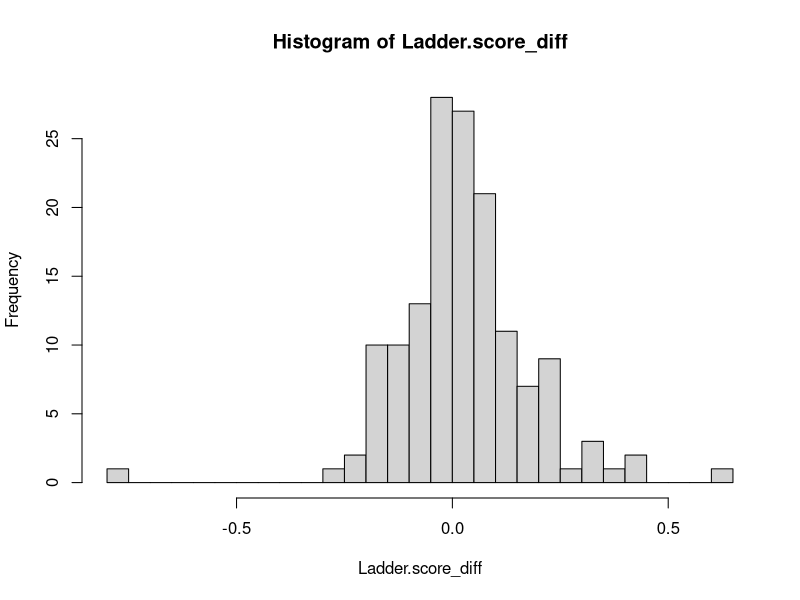
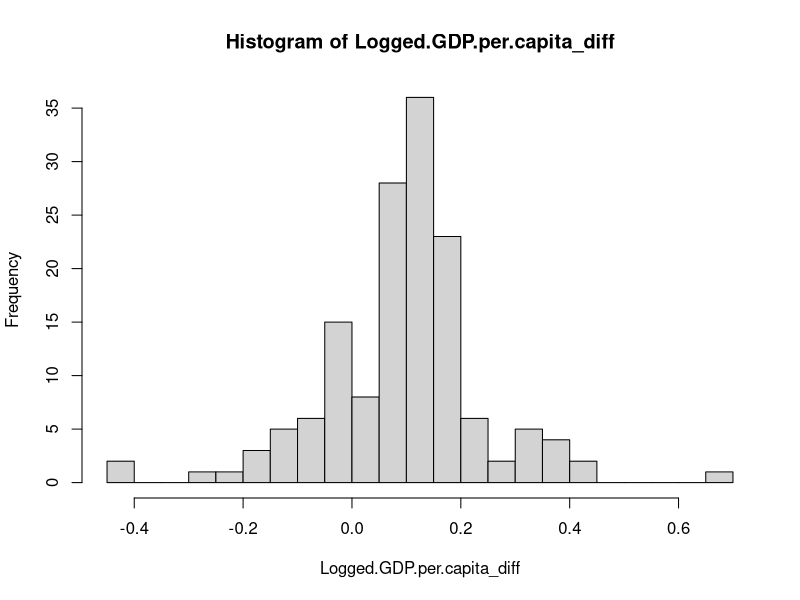
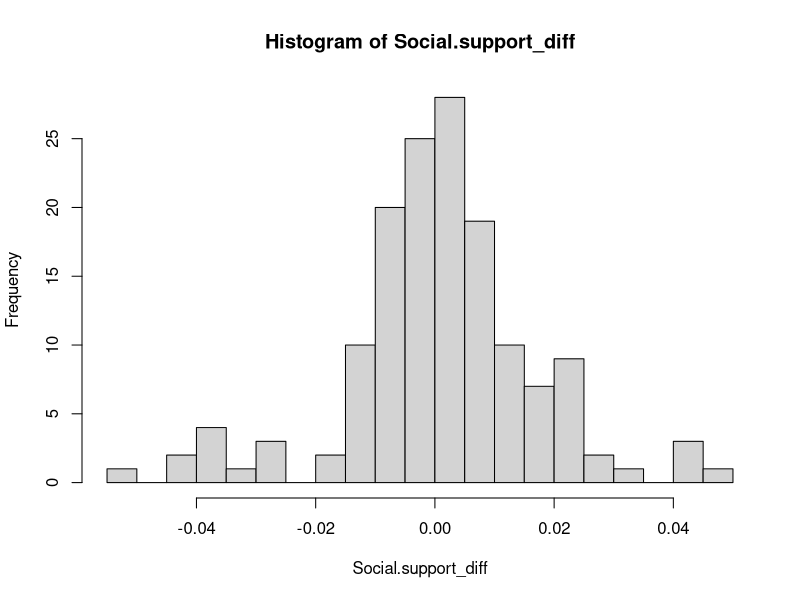
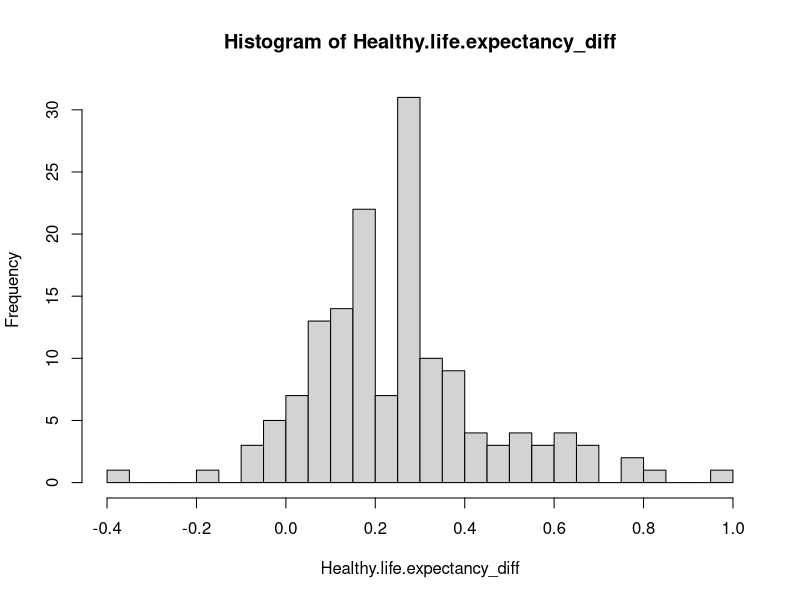
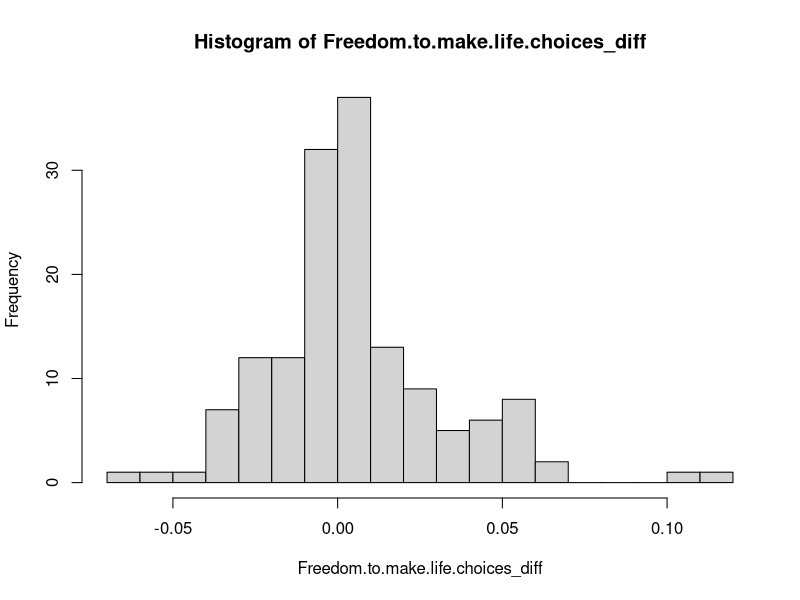
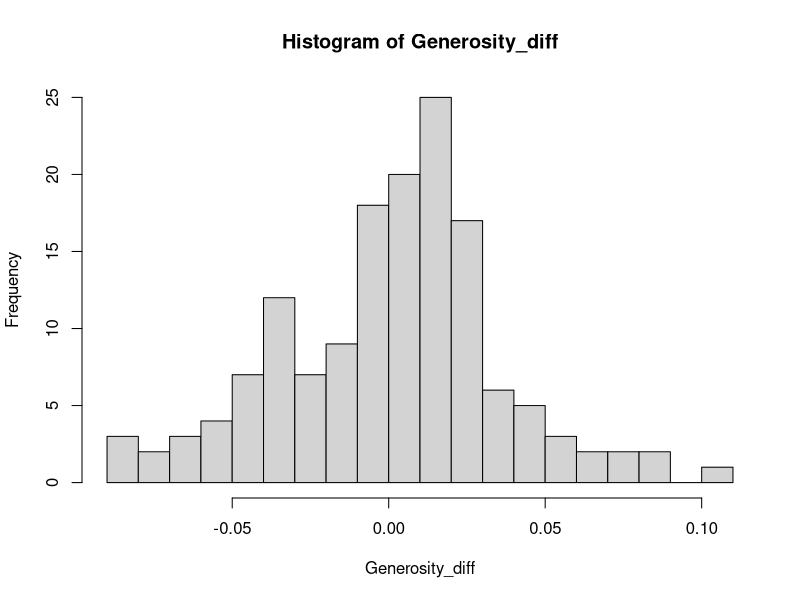
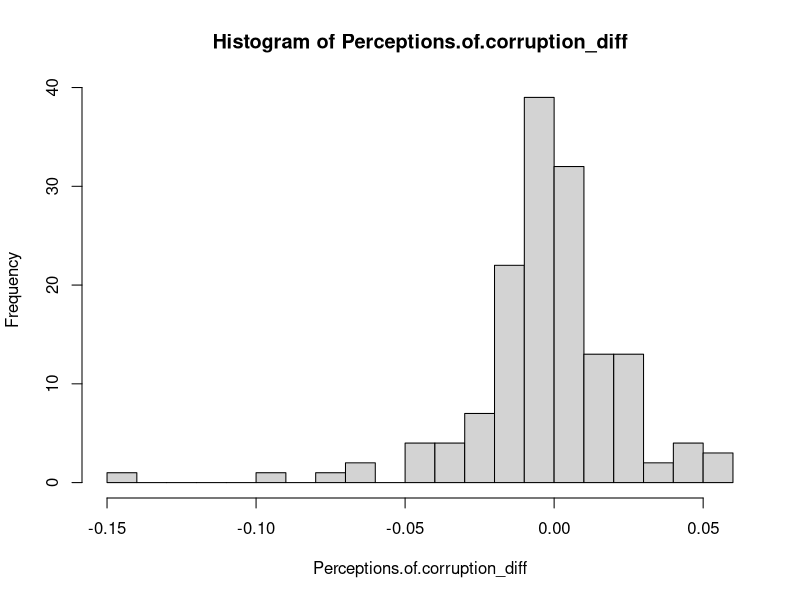

The R script that drew these images, in order:
setwd('/Users/rpindale/Documents/DS5100/ds5100_prog_for_ds_jv/')


data <- read.csv('happy_and_COVID.csv')
head(data)
attach(data)


diff_fit<-lm(Ladder.score_diff ~ Logged.GDP.per.capita_diff + 
     Social.support_diff + Healthy.life.expectancy_diff + 
     Freedom.to.make.life.choices_diff + Generosity_diff + Perceptions.of.corruption_diff +
       COVID.19.deaths.per.100.000.population.in.2020)


summary(diff_fit)



lin_reg_covid_20<-lm(X20_Ladder.score ~ X20_Logged.GDP.per.capita + 
                       X20_Social.support + X20_Healthy.life.expectancy + 
               X20_Freedom.to.make.life.choices + X20_Generosity + X20_Perceptions.of.corruption 
               + X20_Ladder.score.in.Dystopia + X20_Explained.by..Log.GDP.per.capita +
                 X20_Explained.by..Social.support + X20_Explained.by..Healthy.life.expectancy +
                 X20_Explained.by..Freedom.to.make.life.choices + X20_Explained.by..Generosity + 
                 X20_Explained.by..Perceptions.of.corruption + X20_Dystopia...residual +
                 COVID.19.deaths.per.100.000.population.in.2020)


summary(lin_reg_covid_20)



lin_reg_covid_21<-lm(X21_Ladder.score ~ X21_Logged.GDP.per.capita + 
                       X21_Social.support + X21_Healthy.life.expectancy + 
                       X21_Freedom.to.make.life.choices + X21_Generosity + X21_Perceptions.of.corruption 
                     + X21_Ladder.score.in.Dystopia + X21_Explained.by..Log.GDP.per.capita +
                       X21_Explained.by..Social.support + X21_Explained.by..Healthy.life.expectancy +
                       X21_Explained.by..Freedom.to.make.life.choices + X21_Explained.by..Generosity + 
                       X21_Explained.by..Perceptions.of.corruption + X21_Dystopia...residual)


summary(lin_reg_covid_21)






lin_reg_covid_20_2<-lm(X20_Ladder.score ~ X20_Logged.GDP.per.capita + 
                       X20_Social.support + X20_Healthy.life.expectancy + 
                       X20_Freedom.to.make.life.choices + X20_Generosity + X20_Perceptions.of.corruption + 
                       COVID.19.deaths.per.100.000.population.in.2020)


summary(lin_reg_covid_20_2)



lin_reg_covid_21_2<-lm(X21_Ladder.score ~ X21_Logged.GDP.per.capita + 
                         X21_Social.support + X21_Healthy.life.expectancy + 
                         X21_Freedom.to.make.life.choices + X21_Generosity + X21_Perceptions.of.corruption + 
                         COVID.19.deaths.per.100.000.population.in.2020
                         )


summary(lin_reg_covid_21_2)






hist(Ladder.score_diff, breaks=20)
hist(Logged.GDP.per.capita_diff, breaks=20)
hist(Social.support_diff, breaks=20)
hist(Healthy.life.expectancy_diff, breaks=20)
hist(Freedom.to.make.life.choices_diff, breaks=20)
hist(Generosity_diff, breaks=20)
hist(Perceptions.of.corruption_diff, breaks=20)
